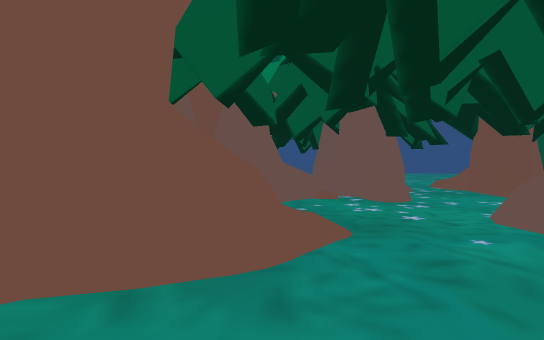
[1] (above)

14 first-person views from a walk through a Unity game level. The camera is 1.2 m above the floor, looks level and sees 90° across. The floor is counted in squares, 2 m on a side. Each view is taken from the middle of a square. On the plan, view 1 faces up. The plan holds only what a view shows up to about 9 squares ahead; the rest is blank. The place goes on beyond the plan. The player character is not drawn.

[2]
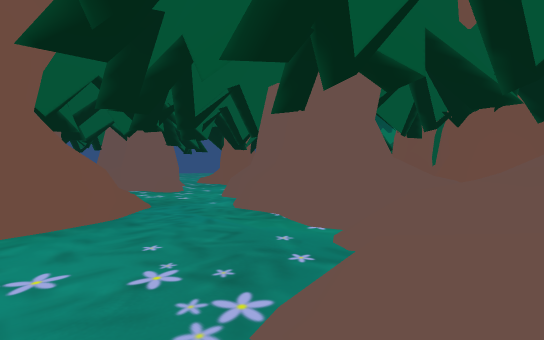

[3]
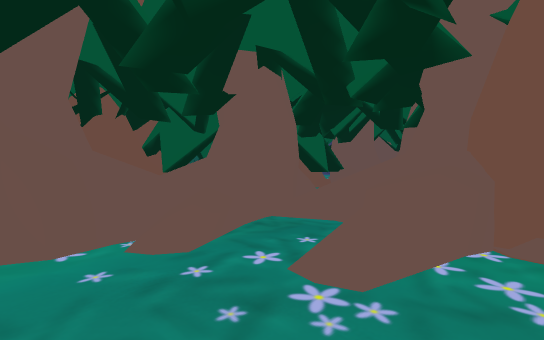

[4]
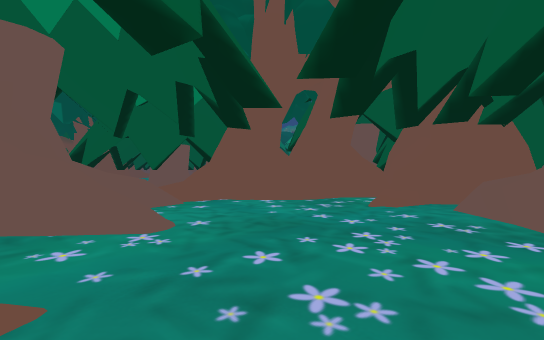

[5]
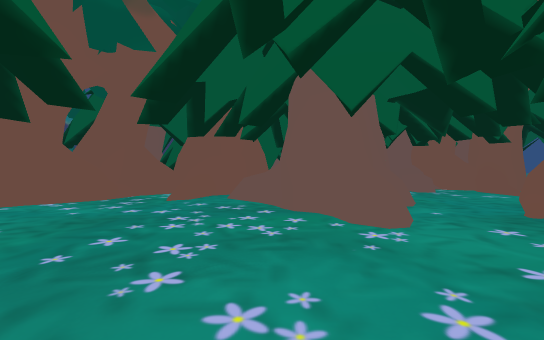

[6]
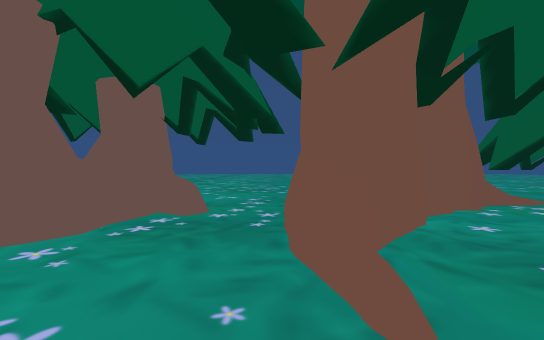

[7]
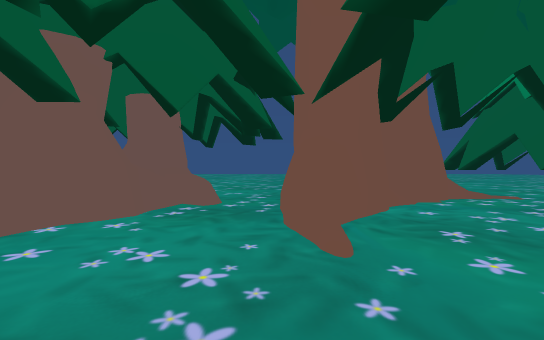

[8]
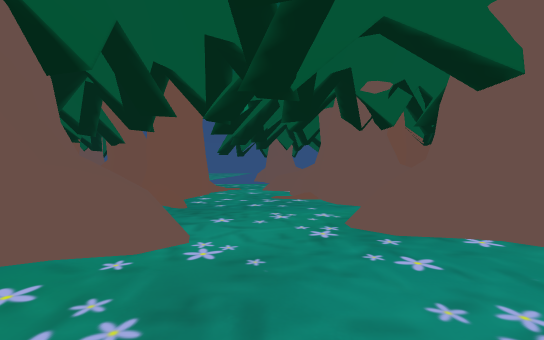

[9]
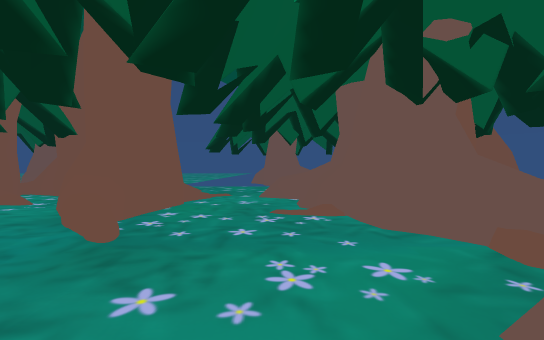

[10]
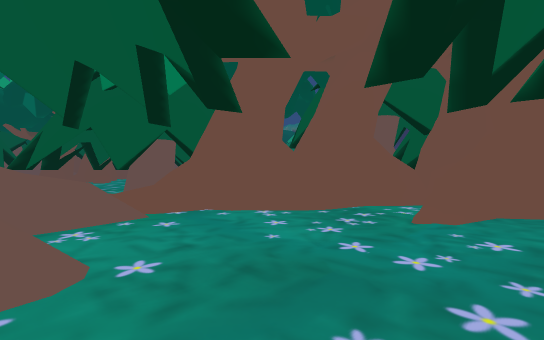

[11]
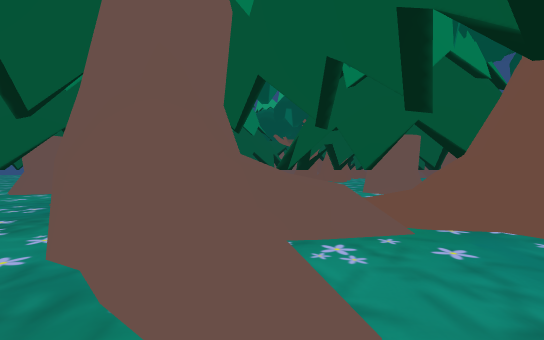

[12]
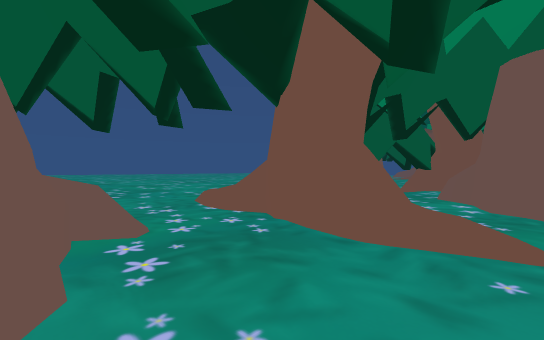

[13]
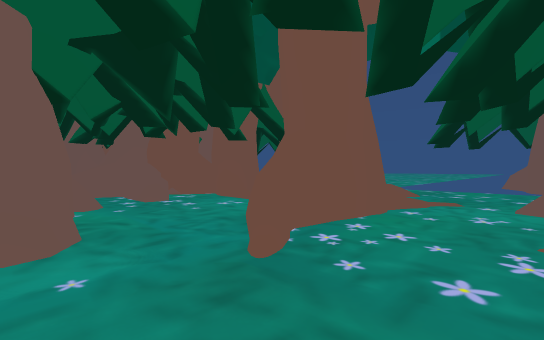

[14]
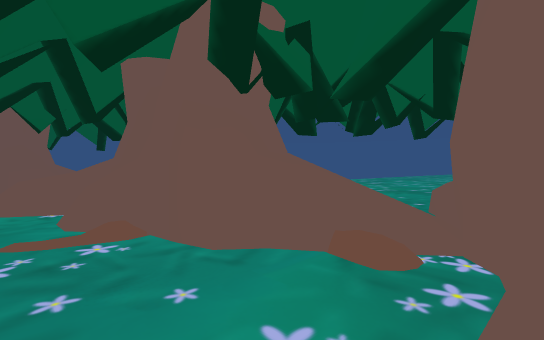

### Floor plan
Key: @ floor where view 1 was taken; # wall or solid block; x gap in a wall; . floor; = window, fence, low wall or low ledge; T tree.
Columns run from 8 left of view 1 to 16 right of it. Each row starts with its distance up from view 1.
 11            ....    ...
 10      #    T.... TT#..#
  9      #  ..TT..  #T#T.
  8          T TT.#T...T#
  7      T ##TTT.###....#
  6      T #####.x...#
  5 #    T###.T..#x###
  4 # ...T.........###  TT
  3 # ...x.. ..T.....#     T
  2   ..  ###..#.....TT  ...T
  1       #...TTT...T#T  #
  0      ##.@.#TT.#.##   T
 -1     ###..TTT###T
 -2     ###.=TTT####
 -3       ##########
 -4     TT  # TT
 -5      T  TTT#
 -6           TT
 -7           T##  TT
 -8           T

Positions as (right, up) in squares from view 1, and headings:
1: (0, 0), facing up
2: (-1, -2), facing up-right
3: (-1, 0), facing down-right
4: (4, 5), facing down-right
5: (4, 6), facing down
6: (5, 4), facing up
7: (5, 3), facing up
8: (5, 4), facing left
9: (3, 4), facing left
10: (5, 4), facing down-right
11: (6, 4), facing right
12: (3, 5), facing up-right
13: (2, 4), facing down-left
14: (2, 4), facing up-left
